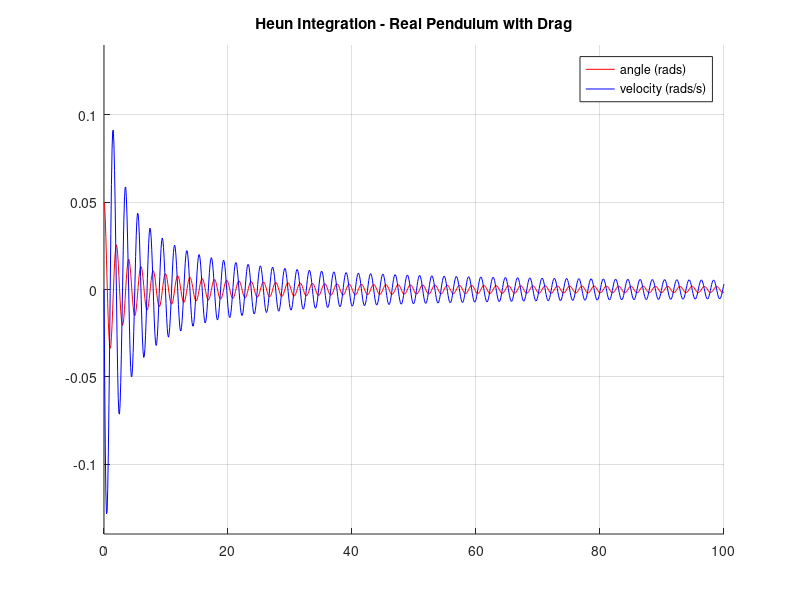

MATLAB code to generate this figure:
% 21048: General Physics
% Solution of EfolioB
% 2100455 - Hugo Silva

clc;      %clear terminal
close all; %close open graph windows

%Creation of variables
p=1.28; %air density - value given in the statement
cd=0.1; %aerodynamic coefficient - value given in the statement
a=pi*(0.3^2); %Frontal area of the sphere - value given in the statement - radius rounded to meters to be in international units
l=1; %length of the string - value given in the statement
m=0.0026; %mass of the object - value given in the statement - value rounded to kg to be in international units
b=0.5*(p*cd*a); %drag coefficient - formula given in the statement
i=0; %initialization of the variable that will serve as a counter and index for performing the calculations
g=9.8; %gravity value
h=0.1; %step - value given in the statement

%Definition of formulas
angle(1)=0.05; %Creation of angle vector to store angle values up to 100s. 2 - initially, the angle was 0.05 rad (angle(1)=0.05)
velocity(1)=0; %Creation of velocity vector to store angular velocity values up to 100s. 2 - initially, the velocity was 0 rad/s (velocity(1)=0)
k1x=velocity(i+1);  %Creation of the variable k1x to store the respective value up to 100s. 2 - it always has the same value as the angular velocity at that instant.
k1v=-(sign(velocity(i+1)))*((b*l)/m)*(velocity(i+1)^2)-(g/l)*angle(i+1); %Creation of the variable k1v to store the respective value up to 100s. 2 - it has the value given by the differential equation in the statement
k2x=velocity(i+1)+k1v*h; %Creation of the variable k2x to store the respective value up to 100s.
k2v=-sign(velocity(i+1)+k1v*h)*((b*l)/m)*((velocity(i+1)+k1v*h)^2)-((g/l)*angle(i+1)+k1x*h); %Creation of the variable k2v to store the respective value up to 100s.

%note: the index value is (i+1) because vectors in Octave only start at index 1, which did not allow me to start the loop as intended.

%printing the table and reproducing the graph
printf(" t  angle   velocity    k1x       k1v       k2x       k2v\n"); %printing the table header
printf(" %d    %d       %d          %d       %d     %d   %d\n",i/10, angle(i+1), velocity(i+1),k1x,k1v,k2x,k2v); %printing the first line of the table. It had to be done separately due to the initial values given in the statement

hold on; %configurations to display subsequent commands on a single graph
grid; %activate grid for table
title('Heun Integration - Real Pendulum with Drag'); %graph title
axis([0, 100, -0.14, 0.14]); %definition of graph limits from 0 to 100 seconds (x) and between -0.25 and 0.25 radians (y).
%axis([0, 100, -0.055, 0.055]); configuration to obtain the angle graph

for i=1:1000 %initialization of the loop from i = 1 (since zero was used in the first line of the table) to i=1000 (100 seconds)
angle(i+1)=angle(i)+0.5*(k1x+k2x)*h; %assigning the angle value. formula given on page 16 of the support book
velocity(i+1)=velocity(i)+0.5*(k1v+k2v)*h; %assigning the velocity value. formula given on page 16 of the support text
k1x=velocity(i+1); %k1x has the same value as the velocity of that same line
k1v=(-sign(velocity(i+1)))*((b*l)/m)*(velocity(i+1)^2)-(g/l)*angle(i+1); %assigning the value of k1v. formula given on page 16 of the support text
k2x=velocity(i+1)+(k1v*h); %assigning k2x. formula given on page 16 of the support book
k2v=-sign(velocity(i+1)+(k1v*h))*((b*l)/m)*((velocity(i+1)+(k1v*h))^2)-(g/l)*(angle(i+1)+(k1x*h)); %assigning k2v. formula given on page 16 of the support text
printf("%d %d %d %d %d %d %d\n",i/10, angle(i+1), velocity(i+1),k1x,k1v,k2x,k2v); %printing the table with all values

endfor %end of loop

r=0:0.1:100; %variable r from 0 to 100 with step 0.1
y=0:1:1000; %variable y from 0 to 1000 with step 1

plot(r,angle(y+1),'red'); %displaying the graph of the angle value
plot(r,velocity(y+1),'blue'); %displaying the graph of the velocity value
legend("angle (rads)","velocity (rads/s)"); %displaying the graph legend


